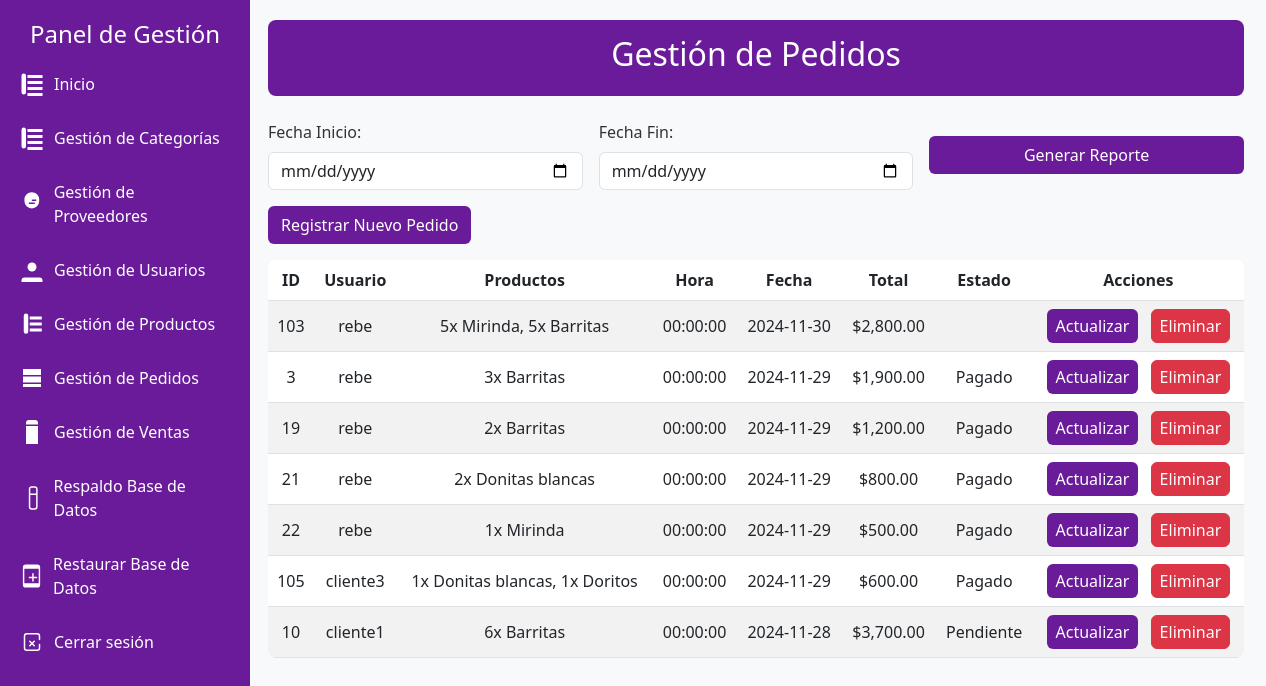
Page /gestionpedidos.php on the committed database.
### tables this page shows
CREATE TABLE `pedidos` (
  `id` int(11) NOT NULL,
  `cliente_id` int(11) NOT NULL,
  `fecha` datetime DEFAULT NULL,
  `total` decimal(10,2) NOT NULL,
  `estado` enum('Pendiente','Pagado','Cancelado') NOT NULL,
  `venta_id` int(11) DEFAULT NULL,
  `venta_estado` enum('Sin Venta','Vendido') DEFAULT 'Sin Venta'
);

CREATE TABLE `usuarios` (
  `id_usuarios` int(11) NOT NULL,
  `usuario` varchar(15) NOT NULL,
  `contrasena` varchar(10) NOT NULL,
  `correo` varchar(111) NOT NULL,
  `tipo_usuario` enum('empleado','cliente','admin') NOT NULL
);

### gestionpedidos.php (the view, shortened to what this page needs)
<?php
include 'admin_layout.php';
include './Static/connect/bd.php';
$exec = null;
try {
    $sql = "
        SELECT
            p.id AS pedido_id,
            u.usuario AS usuario,
            GROUP_CONCAT(dp.cantidad, 'x ', prod.producto SEPARATOR ', ') AS productos,
            p.total,
            p.estado,
            DATE(p.fecha) AS fecha,
            TIME(p.fecha) AS hora
        FROM pedidos p
        JOIN usuarios u ON p.cliente_id = u.id_usuarios
        JOIN detalles_pedido dp ON p.id = dp.pedido_id
        JOIN productos prod ON dp.producto_id = prod.id
        GROUP BY p.id
        ORDER BY p.fecha DESC;
    ";
    $stmt = $conn->prepare($sql);
    if (!$stmt->execute()) {
        throw new Exception("Error al ejecutar la consulta: " . $stmt->error);
    }
    $exec = $stmt->get_result();
} catch (Exception $e) {
    $_SESSION['error'] = $e->getMessage();
}
?>
<!DOCTYPE html>
<html lang="es">
<head>
    <link href="https://cdn.jsdelivr.net/npm/bootstrap@5.3.0/dist/css/bootstrap.min.css" rel="stylesheet">
</head>
<body>
<div class="container">
    <div class="header mb-4 text-center">
        <h2>Gestión de Pedidos</h2>
    </div>
    <form id="reporteForm" action="reporte_pedidos.php" method="GET" class="mb-3">
        <div class="row g-3 align-items-center">
            <div class="col-md-4">
                <label for="fecha_inicio" class="form-label">Fecha Inicio:</label>
                <input type="date" id="fecha_inicio" name="fecha_inicio" class="form-control">
            </div>
            <div class="col-md-4">
                <label for="fecha_fin" class="form-label">Fecha Fin:</label>
                <input type="date" id="fecha_fin" name="fecha_fin" class="form-control">
            </div>
            <div class="col-md-4 d-flex align-items-end">
                <button type="submit" class="btn btn-morado w-100">Generar Reporte</button>
            </div>
        </div>
    </form>
    <div class="d-flex justify-content-between align-items-center mb-3">
        <button class="btn btn-morado" onclick="window.location.href='crearpedido.php'">Registrar Nuevo Pedido</button>
    </div>
    <div class="table-responsive">
        <table class="table table-striped align-middle text-center">
            <thead>
                <tr>
                    <th>ID</th>
                    <th>Usuario</th>
                    <th>Productos</th>
                    <th>Hora</th>
                    <th>Fecha</th>
                    <th>Total</th>
                    <th>Estado</th>
                    <th>Acciones</th>
                </tr>
            </thead>
            <tbody>
                <?php if ($exec && $exec->num_rows > 0): ?>
                    <?php while ($rows = $exec->fetch_assoc()): ?>
                    <tr>
                        <td><?php echo $rows['pedido_id']; ?></td>
                        <td><?php echo $rows['usuario']; ?></td>
                        <td><?php echo $rows['productos']; ?></td>
                        <td><?php echo $rows['hora']; ?></td>
                        <td><?php echo $rows['fecha']; ?></td>
                        <td>$<?php echo number_format($rows['total'], 2); ?></td>
                        <td><?php echo $rows['estado']; ?></td>
                        <td>
                            <button class="btn btn-icon btn-morado me-2" onclick="window.location.href='actualizarpedido.php?id=<?php echo $rows['pedido_id']; ?>'">
                                Actualizar
                            </button>
                            <button class="btn btn-icon btn-danger" onclick="eliminarPedido(<?php echo $rows['pedido_id']; ?>)">
                                Eliminar
                            </button>
                        </td>
                    </tr>
                    <?php endwhile; ?>
                <?php else: ?>
                    <tr><td colspan="8">No hay pedidos disponibles</td></tr>
                <?php endif; ?>
            </tbody>
        </table>
    </div>
</div>
</body>
</html>

### admin_layout.php (style rules this page uses)
body { background-color: #f8f9fa; }

### gestionpedidos.php (style rules this page uses)
body { background-color: #f8f9fa; color: #333; }
.container { margin-top: 20px; max-width: 1000px; margin-left: 16rem; }
.header { background-color: #6a1b9a; color: white; padding: 15px; border-radius: 8px; }
.btn-morado { background-color: #6a1b9a; color: white; }
.btn-icon { padding: 4px 8px; }
table { background-color: white; border-radius: 8px; overflow: hidden; }
th { background-color: #6a1b9a; color: white; }

### rows in the picture
pedidos: id "103", usuarios.usuario "rebe", productos "5x Mirinda, 5x Barritas", hora "00:00:00", fecha "2024-11-30", total "2,800.00"
pedidos: id "3", usuarios.usuario "rebe", productos "3x Barritas", hora "00:00:00", fecha "2024-11-29", total "1,900.00", estado "Pagado"
pedidos: id "19", usuarios.usuario "rebe", productos "2x Barritas", hora "00:00:00", fecha "2024-11-29", total "1,200.00", estado "Pagado"
pedidos: id "21", usuarios.usuario "rebe", productos "2x Donitas blancas", hora "00:00:00", fecha "2024-11-29", total "800.00", estado "Pagado"
pedidos: id "22", usuarios.usuario "rebe", productos "1x Mirinda", hora "00:00:00", fecha "2024-11-29", total "500.00", estado "Pagado"
pedidos: id "105", usuarios.usuario "cliente3", productos "1x Donitas blancas, 1x Doritos", hora "00:00:00", fecha "2024-11-29", total "600.00", estado "Pagado"
pedidos: id "10", usuarios.usuario "cliente1", productos "6x Barritas", hora "00:00:00", fecha "2024-11-28", total "3,700.00", estado "Pendiente"
